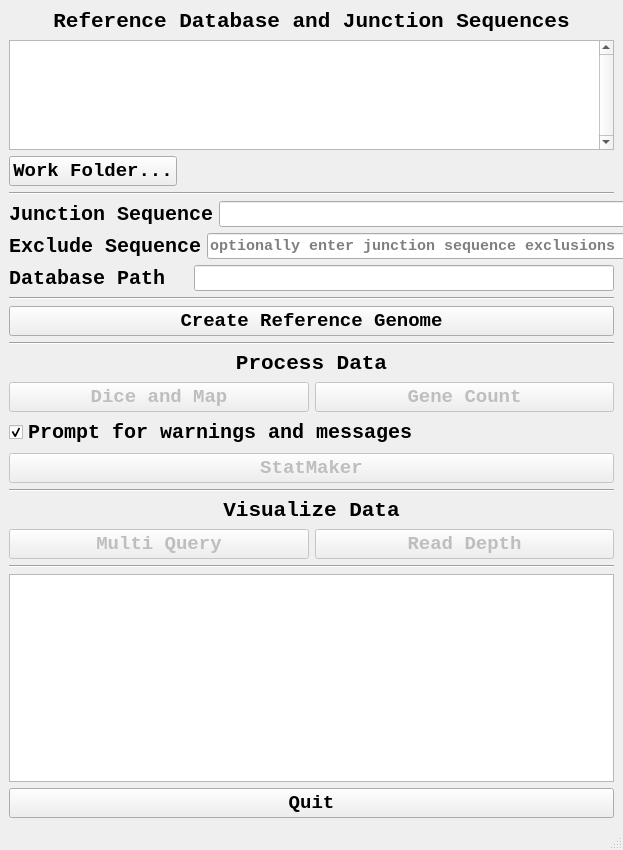
<?xml version="1.0" encoding="UTF-8"?>
<ui version="4.0">
 <class>MainWindow</class>
 <widget class="QMainWindow" name="MainWindow">
  <property name="geometry">
   <rect>
    <x>0</x>
    <y>0</y>
    <width>623</width>
    <height>850</height>
   </rect>
  </property>
  <property name="sizePolicy">
   <sizepolicy hsizetype="Preferred" vsizetype="Preferred">
    <horstretch>0</horstretch>
    <verstretch>0</verstretch>
   </sizepolicy>
  </property>
  <property name="minimumSize">
   <size>
    <width>623</width>
    <height>850</height>
   </size>
  </property>
  <property name="maximumSize">
   <size>
    <width>16777215</width>
    <height>850</height>
   </size>
  </property>
  <property name="font">
   <font>
    <family>Courier New</family>
    <pointsize>11</pointsize>
    <bold>true</bold>
   </font>
  </property>
  <property name="windowTitle">
   <string>DEEPN++</string>
  </property>
  <widget class="QWidget" name="centralwidget">
   <layout class="QHBoxLayout" name="horizontalLayout">
    <item>
     <layout class="QVBoxLayout" name="verticalLayout_2">
      <item>
       <widget class="QLabel" name="select_parameters_lbl">
        <property name="font">
         <font>
          <family>Courier New</family>
          <pointsize>16</pointsize>
          <bold>true</bold>
         </font>
        </property>
        <property name="text">
         <string>Reference Database and Junction Sequences</string>
        </property>
        <property name="alignment">
         <set>Qt::AlignCenter</set>
        </property>
       </widget>
      </item>
      <item>
       <widget class="QListWidget" name="db_list_wgt">
        <property name="maximumSize">
         <size>
          <width>16777215</width>
          <height>110</height>
         </size>
        </property>
        <property name="font">
         <font>
          <family>Courier New</family>
          <pointsize>14</pointsize>
          <bold>true</bold>
         </font>
        </property>
        <property name="verticalScrollBarPolicy">
         <enum>Qt::ScrollBarAlwaysOn</enum>
        </property>
        <property name="editTriggers">
         <set>QAbstractItemView::NoEditTriggers</set>
        </property>
        <property name="alternatingRowColors">
         <bool>true</bool>
        </property>
        <property name="resizeMode">
         <enum>QListView::Fixed</enum>
        </property>
        <property name="spacing">
         <number>5</number>
        </property>
        <property name="gridSize">
         <size>
          <width>0</width>
          <height>20</height>
         </size>
        </property>
        <property name="viewMode">
         <enum>QListView::ListMode</enum>
        </property>
        <property name="uniformItemSizes">
         <bool>true</bool>
        </property>
        <property name="wordWrap">
         <bool>true</bool>
        </property>
       </widget>
      </item>
      <item>
       <layout class="QHBoxLayout" name="layout1">
        <item>
         <widget class="QPushButton" name="select_folder_btn">
          <property name="font">
           <font>
            <family>Courier New</family>
            <pointsize>14</pointsize>
            <bold>true</bold>
           </font>
          </property>
          <property name="text">
           <string>Work Folder...</string>
          </property>
         </widget>
        </item>
        <item>
         <widget class="QLabel" name="folder_path_lbl">
          <property name="font">
           <font>
            <family>Courier New</family>
            <pointsize>14</pointsize>
            <bold>true</bold>
           </font>
          </property>
          <property name="text">
           <string/>
          </property>
         </widget>
        </item>
        <item>
         <spacer name="horizontalSpacer_2">
          <property name="orientation">
           <enum>Qt::Horizontal</enum>
          </property>
          <property name="sizeHint" stdset="0">
           <size>
            <width>40</width>
            <height>20</height>
           </size>
          </property>
         </spacer>
        </item>
       </layout>
      </item>
      <item>
       <widget class="Line" name="line_3">
        <property name="orientation">
         <enum>Qt::Horizontal</enum>
        </property>
       </widget>
      </item>
      <item>
       <layout class="QHBoxLayout" name="process_data_layout_3">
        <item>
         <widget class="QLabel" name="junction_lbl">
          <property name="font">
           <font>
            <family>Courier New</family>
            <pointsize>15</pointsize>
            <bold>true</bold>
           </font>
          </property>
          <property name="text">
           <string>Junction Sequence</string>
          </property>
         </widget>
        </item>
        <item>
         <widget class="QLineEdit" name="junction_sequence_txt">
          <property name="minimumSize">
           <size>
            <width>420</width>
            <height>0</height>
           </size>
          </property>
          <property name="font">
           <font>
            <family>Courier New</family>
            <pointsize>11</pointsize>
            <bold>true</bold>
           </font>
          </property>
          <property name="readOnly">
           <bool>false</bool>
          </property>
         </widget>
        </item>
       </layout>
      </item>
      <item>
       <layout class="QHBoxLayout" name="process_data_layout_5">
        <item>
         <widget class="QLabel" name="exclude_lbl">
          <property name="font">
           <font>
            <family>Courier New</family>
            <pointsize>15</pointsize>
            <bold>true</bold>
           </font>
          </property>
          <property name="text">
           <string>Exclude Sequence</string>
          </property>
         </widget>
        </item>
        <item>
         <spacer name="horizontalSpacer_3">
          <property name="orientation">
           <enum>Qt::Horizontal</enum>
          </property>
          <property name="sizeHint" stdset="0">
           <size>
            <width>40</width>
            <height>20</height>
           </size>
          </property>
         </spacer>
        </item>
        <item>
         <widget class="QLineEdit" name="exclude_sequence_txt">
          <property name="minimumSize">
           <size>
            <width>420</width>
            <height>0</height>
           </size>
          </property>
          <property name="font">
           <font>
            <family>Courier New</family>
            <pointsize>11</pointsize>
            <bold>true</bold>
           </font>
          </property>
          <property name="placeholderText">
           <string>optionally enter junction sequence exclusions</string>
          </property>
         </widget>
        </item>
       </layout>
      </item>
      <item>
       <layout class="QHBoxLayout" name="process_data_layout_4">
        <item>
         <widget class="QLabel" name="database_lbl">
          <property name="font">
           <font>
            <family>Courier New</family>
            <pointsize>15</pointsize>
            <bold>true</bold>
           </font>
          </property>
          <property name="text">
           <string>Database Path</string>
          </property>
         </widget>
        </item>
        <item>
         <spacer name="horizontalSpacer">
          <property name="orientation">
           <enum>Qt::Horizontal</enum>
          </property>
          <property name="sizeHint" stdset="0">
           <size>
            <width>40</width>
            <height>20</height>
           </size>
          </property>
         </spacer>
        </item>
        <item>
         <widget class="QLineEdit" name="database_path">
          <property name="minimumSize">
           <size>
            <width>420</width>
            <height>0</height>
           </size>
          </property>
          <property name="font">
           <font>
            <family>Courier New</family>
            <pointsize>11</pointsize>
            <italic>true</italic>
            <bold>true</bold>
           </font>
          </property>
          <property name="readOnly">
           <bool>true</bool>
          </property>
         </widget>
        </item>
       </layout>
      </item>
      <item>
       <widget class="Line" name="line_2">
        <property name="orientation">
         <enum>Qt::Horizontal</enum>
        </property>
       </widget>
      </item>
      <item>
       <widget class="QPushButton" name="create_reference_genome">
        <property name="font">
         <font>
          <family>Courier New</family>
          <pointsize>14</pointsize>
          <bold>true</bold>
         </font>
        </property>
        <property name="text">
         <string>Create Reference Genome</string>
        </property>
       </widget>
      </item>
      <item>
       <widget class="Line" name="line_4">
        <property name="orientation">
         <enum>Qt::Horizontal</enum>
        </property>
       </widget>
      </item>
      <item>
       <widget class="QLabel" name="process_data_lbl">
        <property name="font">
         <font>
          <family>Courier New</family>
          <pointsize>16</pointsize>
          <bold>true</bold>
         </font>
        </property>
        <property name="text">
         <string>Process Data</string>
        </property>
        <property name="alignment">
         <set>Qt::AlignCenter</set>
        </property>
       </widget>
      </item>
      <item>
       <layout class="QHBoxLayout" name="process_data_layout_2">
        <item>
         <widget class="QPushButton" name="junction_dice_btn">
          <property name="enabled">
           <bool>false</bool>
          </property>
          <property name="font">
           <font>
            <family>Courier New</family>
            <pointsize>14</pointsize>
            <bold>true</bold>
           </font>
          </property>
          <property name="text">
           <string>Dice and Map</string>
          </property>
         </widget>
        </item>
        <item>
         <widget class="QPushButton" name="gene_count_btn">
          <property name="enabled">
           <bool>false</bool>
          </property>
          <property name="font">
           <font>
            <family>Courier New</family>
            <pointsize>14</pointsize>
            <bold>true</bold>
           </font>
          </property>
          <property name="text">
           <string>Gene Count</string>
          </property>
         </widget>
        </item>
       </layout>
      </item>
      <item>
       <widget class="QCheckBox" name="prompt_box">
        <property name="font">
         <font>
          <family>Courier New</family>
          <pointsize>15</pointsize>
          <bold>true</bold>
         </font>
        </property>
        <property name="text">
         <string>Prompt for warnings and messages</string>
        </property>
        <property name="checked">
         <bool>true</bool>
        </property>
       </widget>
      </item>
      <item>
       <layout class="QHBoxLayout" name="analyze_layout">
        <item>
         <widget class="QPushButton" name="deseq2_btn">
          <property name="enabled">
           <bool>false</bool>
          </property>
          <property name="font">
           <font>
            <family>Courier New</family>
            <pointsize>14</pointsize>
            <bold>true</bold>
           </font>
          </property>
          <property name="text">
           <string>StatMaker</string>
          </property>
         </widget>
        </item>
       </layout>
      </item>
      <item>
       <widget class="Line" name="line">
        <property name="orientation">
         <enum>Qt::Horizontal</enum>
        </property>
       </widget>
      </item>
      <item>
       <widget class="QLabel" name="analyze_data_lbl">
        <property name="font">
         <font>
          <family>Courier New</family>
          <pointsize>16</pointsize>
          <bold>true</bold>
         </font>
        </property>
        <property name="text">
         <string>Visualize Data</string>
        </property>
        <property name="alignment">
         <set>Qt::AlignCenter</set>
        </property>
       </widget>
      </item>
      <item>
       <layout class="QHBoxLayout" name="analyze_data_layout">
        <item>
         <widget class="QPushButton" name="query_blast_btn">
          <property name="enabled">
           <bool>false</bool>
          </property>
          <property name="font">
           <font>
            <family>Courier New</family>
            <pointsize>14</pointsize>
            <bold>true</bold>
            <strikeout>false</strikeout>
           </font>
          </property>
          <property name="text">
           <string>Multi Query</string>
          </property>
          <property name="autoDefault">
           <bool>false</bool>
          </property>
          <property name="default">
           <bool>false</bool>
          </property>
         </widget>
        </item>
        <item>
         <widget class="QPushButton" name="read_depth_btn">
          <property name="enabled">
           <bool>false</bool>
          </property>
          <property name="font">
           <font>
            <family>Courier New</family>
            <pointsize>14</pointsize>
            <bold>true</bold>
            <strikeout>false</strikeout>
           </font>
          </property>
          <property name="text">
           <string>Read Depth</string>
          </property>
         </widget>
        </item>
       </layout>
      </item>
      <item>
       <widget class="Line" name="line_5">
        <property name="orientation">
         <enum>Qt::Horizontal</enum>
        </property>
       </widget>
      </item>
      <item>
       <layout class="QVBoxLayout" name="status_layout">
        <item>
         <widget class="DQTextEdit" name="status_text">
          <property name="maximumSize">
           <size>
            <width>16777215</width>
            <height>16777215</height>
           </size>
          </property>
          <property name="font">
           <font>
            <family>Courier New</family>
            <pointsize>12</pointsize>
            <bold>true</bold>
           </font>
          </property>
          <property name="cursor" stdset="0">
           <cursorShape>ArrowCursor</cursorShape>
          </property>
          <property name="inputMethodHints">
           <set>Qt::ImhNone</set>
          </property>
          <property name="frameShape">
           <enum>QFrame::StyledPanel</enum>
          </property>
          <property name="frameShadow">
           <enum>QFrame::Plain</enum>
          </property>
          <property name="verticalScrollBarPolicy">
           <enum>Qt::ScrollBarAlwaysOff</enum>
          </property>
          <property name="horizontalScrollBarPolicy">
           <enum>Qt::ScrollBarAlwaysOff</enum>
          </property>
          <property name="plainText">
           <string/>
          </property>
         </widget>
        </item>
       </layout>
      </item>
      <item>
       <widget class="QPushButton" name="quit_btn">
        <property name="font">
         <font>
          <family>Courier New</family>
          <pointsize>14</pointsize>
          <bold>true</bold>
         </font>
        </property>
        <property name="text">
         <string>Quit</string>
        </property>
       </widget>
      </item>
     </layout>
    </item>
   </layout>
  </widget>
  <widget class="QStatusBar" name="status_bar"/>
  <action name="actionDB_Path">
   <property name="icon">
    <iconset theme="folder-open">
     <normaloff>.</normaloff>.</iconset>
   </property>
   <property name="text">
    <string>Local DB Path</string>
   </property>
  </action>
 </widget>
 <customwidgets>
  <customwidget>
   <class>DQTextEdit</class>
   <extends>QPlainTextEdit</extends>
   <header>dqtextedit.h</header>
  </customwidget>
 </customwidgets>
 <tabstops>
  <tabstop>query_blast_btn</tabstop>
  <tabstop>read_depth_btn</tabstop>
 </tabstops>
 <resources/>
 <connections>
  <connection>
   <sender>quit_btn</sender>
   <signal>clicked()</signal>
   <receiver>MainWindow</receiver>
   <slot>close()</slot>
   <hints>
    <hint type="sourcelabel">
     <x>299</x>
     <y>804</y>
    </hint>
    <hint type="destinationlabel">
     <x>299</x>
     <y>424</y>
    </hint>
   </hints>
  </connection>
 </connections>
</ui>
